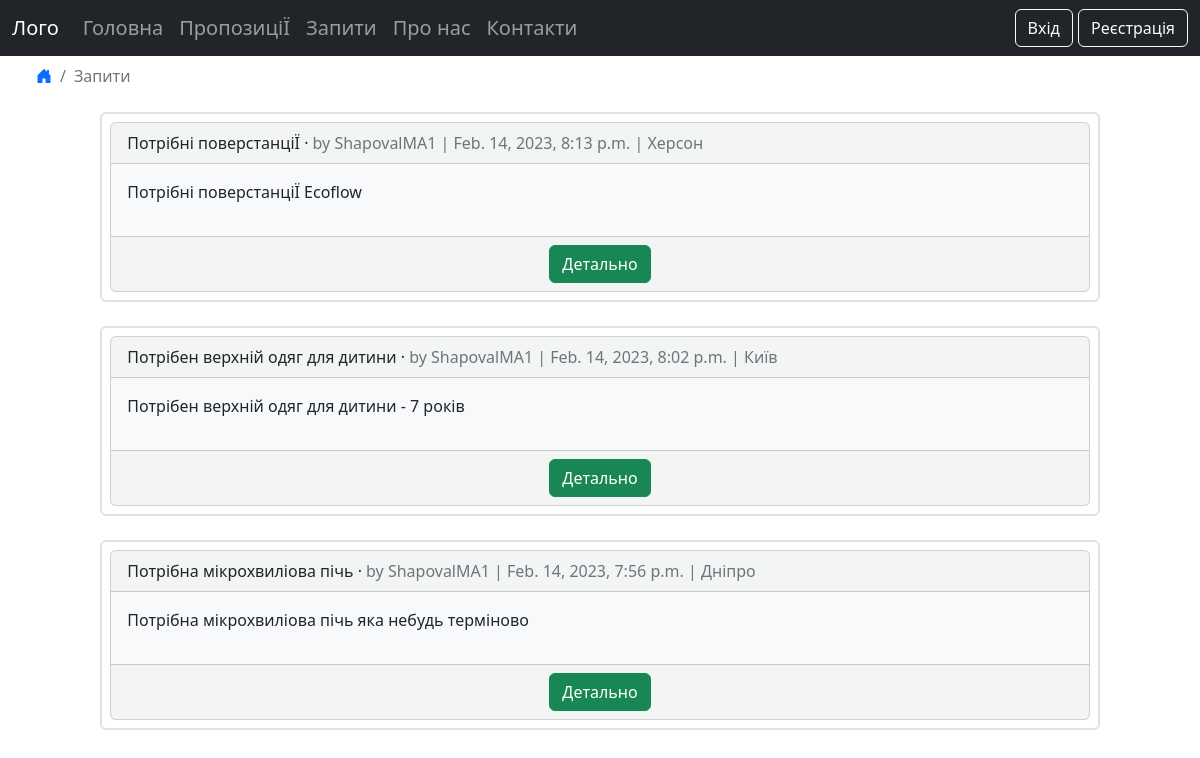
The app's page /requests/, older data.
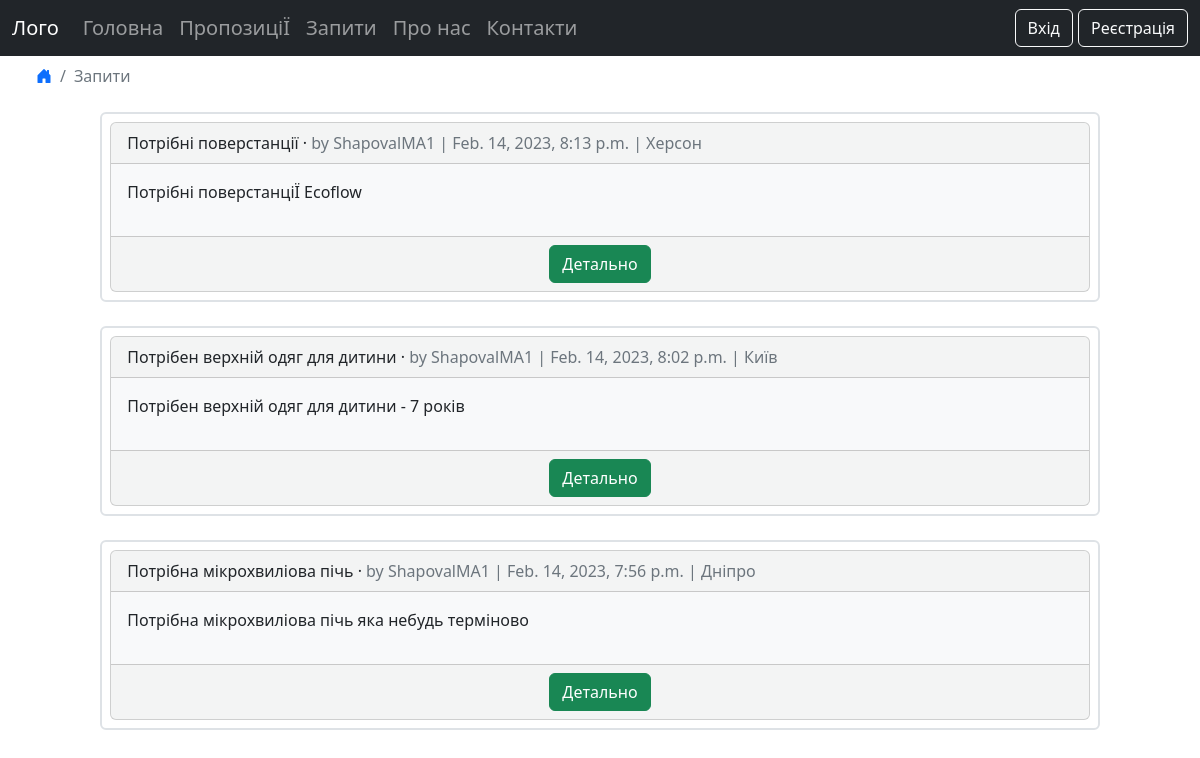
The same page, newer data.
### requests/models.py (models this page shows, shortened)
class Requests(models.Model):
    title = models.CharField(max_length=255)
    body = models.TextField('Опис', max_length=1024)
    location = models.TextField(blank=True)
    date = models.DateTimeField(auto_now_add=True)
    author = models.ForeignKey(
        'accounts.CustomUser',
        on_delete=models.CASCADE,
    )
    offer = models.ForeignKey('offers.Offers', on_delete=models.CASCADE)
    status = models.ForeignKey('statuses.Status', on_delete=models.PROTECT)

### accounts/models.py (models this page shows)
class CustomUser(AbstractUser):
    phone = models.CharField(max_length=15)

### requests/views.py (the view)
# urls.py: path("", RequestsListView.as_view(), name="requests_list"),
class RequestsListView(ListView):
    model = Requests
    template_name = "requests_list.html"
    def get_context_data(self, **kwargs):
        context = super().get_context_data(**kwargs)
        context['requests_list'] = Requests.objects.filter(offer_id__isnull=True).order_by('-date')
        return context

### templates/requests_list.html (shortened to what this page needs)
{% extends "base.html" %}
{% load crispy_forms_tags %}
{% block content %}
<ul class="breadcrumb ms-4">
    <li class="breadcrumb-item"><a href="{% url 'home' %}"><i class="bi bi-house-door-fill"></i></a></li>
    <li class="breadcrumb-item active">Запити</li>
</ul>
{% for requests in requests_list %}
    <div class="container-fluid mb-4 p-2 border border-2 rounded mx-auto" style="max-width: 85%">
        <div class="card card-list bg-light bg-opacity-50">
            <div class="card-header">
                <span class="font-weight-bold">{{ requests.title }}</span> &middot;
                <span class="text-muted">by {{ requests.author }} |
                    {{ requests.date }} | {{ requests.location }}</span>
            </div>
            <div class="card-body bg-light post-entry">
                <p>{{ requests.body }}</p>
            </div>
            <div class="card-footer text-center text-muted">
                <a class = "btn btn-success" href="{% url 'requests_detail' requests.pk %}">Детально</a>
            </div>
        </div>
    </div>
{% endfor %}
{% endblock content %}

Row changes from the older to the newer data that the page shows:
changed Requests "Херсон": title "Потрібні поверстанціЇ" → "Потрібні поверстанції"
